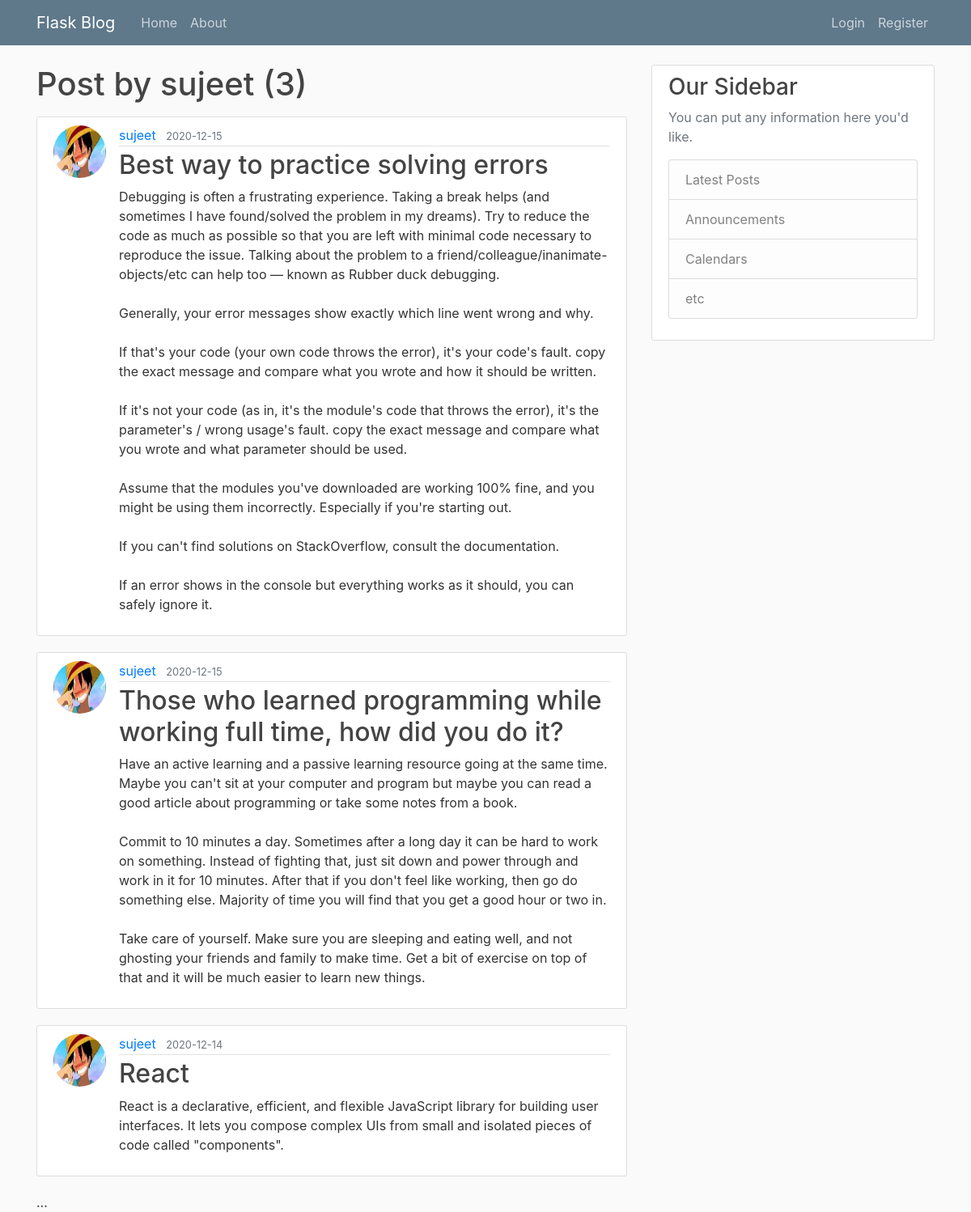
The app's page /user/sujeet with its own data.
### flaskblog/models.py (models this page shows, shortened)
class User(db.Model, UserMixin):
    id = db.Column(db.Integer, primary_key=True)
    username = db.Column(db.String(20), unique=True, nullable=False)
    email = db.Column(db.String(120), unique=True, nullable=False)
    image_file = db.Column(db.String(20), nullable=False, default='default.jpg')
    password = db.Column(db.String(60), nullable=False)
    posts = db.relationship('Post', backref='author', lazy=True)

class Post(db.Model):
    id = db.Column(db.Integer, primary_key=True)
    title = db.Column(db.String(100), nullable=False)
    date_posted = db.Column(db.DateTime, nullable=False, default=datetime.utcnow)
    content = db.Column(db.Text, nullable=False)
    user_id = db.Column(db.Integer, db.ForeignKey('user.id'), nullable=False)

### flaskblog/users/routes.py (the view)
@users.route('/user/<string:username>')
def user_posts(username):
    page = request.args.get('page',1,type=int)
    user = User.query.filter_by(username=username).first_or_404()
    posts = Post.query.filter_by(author=user)\
        .order_by(Post.date_posted.desc())\
        .paginate(page=page,per_page=5)
    return render_template('user_posts.html', posts=posts, user=user)

### flaskblog/templates/user_posts.html
{% extends "layout.html" %}
{% block content %}
<h1 class="mb-3">Post by {{ user.username }} ({{ posts.total }})</h1>
{% for post in posts.items %}
<article class="media content-section">
    <img class="rounded-circle article-img"
        src="{{ url_for('static', filename='profile_pics/' + post.author.image_file) }}">
    <div class="media-body">
        <div class="article-metadata">
            <a class="mr-2"
                href="{{ url_for('users.user_posts', username=post.author.username) }}">{{
                post.author.username }}
            </a>
            <small class="text-muted">{{ post.date_posted.strftime('%Y-%m-%d')
                }}</small>
        </div>
        <h2><a class="article-title"
                href="{{ url_for('posts.post', post_id=post.id)}}">{{ post.title
                }}</a>
        </h2>
        <p class="article-content">{{ post.content }}</p>
    </div>
</article>
{% endfor %}
{% for post in posts.iter_pages(left_edge=1, right_edge=1, left_current=1,
right_current=2) %}
{% if page_num %}
{% if post.page == page_num %}
<a class="btn btn-info mb-4"
    href="{{ url_for('users.user_posts', username=user.username, page=page_num)}}">{{
    page_num }}</a>
{% else %}
<a class="btn btn-outline-info mb-4"
    href="{{ url_for('users.user_posts', username=user.username, page=page_num)}}">{{
    page_num }}</a>
{% endif %}
{% else %}
...
{% endif %}
{% endfor %}
{% endblock content%}

### flaskblog/static/main.css (style rules this page uses)
body { background: #fafafa; color: #333333; margin-top: 5rem; }
h1, h2, h3, h4, h5, h6 { color: #444444; }
.content-section { background: #ffffff; padding: 10px 20px; border: 1px solid #dddddd; border-radius: 3px; margin-bottom: 20px; }
.article-title { color: #444444; }
.article-content { white-space: pre-line; }
.article-img { height: 65px; width: 65px; margin-right: 16px; }
.article-metadata { padding-bottom: 1px; margin-bottom: 4px; border-bottom: 1px solid #e3e3e3 }

### records on screen
User: username "sujeet"
Post: image_file (picture), author.username "sujeet", date_posted "2020-12-15", title "Best way to practice solving errors", content "Debugging is often a frustrating experience. Taking a break helps (and sometimes I have found/solved the problem in my dreams). Try to reduce the code as much as possible so that you are left with minimal code necessary to reproduce the issue. Talking about the problem to a friend/colleague/inanimate-objects/etc can help too — known as Rubber duck debugging. Generally, your error messages show exactly which line went wrong and why. If that's your code (your own code throws the error), it's your code's fault. copy the exact message and compare what you wrote and how it should be written. If it's not your code (as in, it's the module's code that throws the error), it's the parameter's / wrong…"
Post: image_file (picture), author.username "sujeet", date_posted "2020-12-15", title "Those who learned programming while working full time, how did you do it?", content "Have an active learning and a passive learning resource going at the same time. Maybe you can't sit at your computer and program but maybe you can read a good article about programming or take some notes from a book. Commit to 10 minutes a day. Sometimes after a long day it can be hard to work on something. Instead of fighting that, just sit down and power through and work in it for 10 minutes. After that if you don't feel like working, then go do something else. Majority of time you will find that you get a good hour or two in. Take care of yourself. Make sure you are sleeping and eating well, and not ghosting your friends and family to make time. Get a bit of exercise on top of that and…"
Post: image_file (picture), author.username "sujeet", date_posted "2020-12-14", title "React", content "React is a declarative, efficient, and flexible JavaScript library for building user interfaces. It lets you compose complex UIs from small and isolated pieces of code called \"components\"."

### other values on screen
{{ posts.total }} "3"
